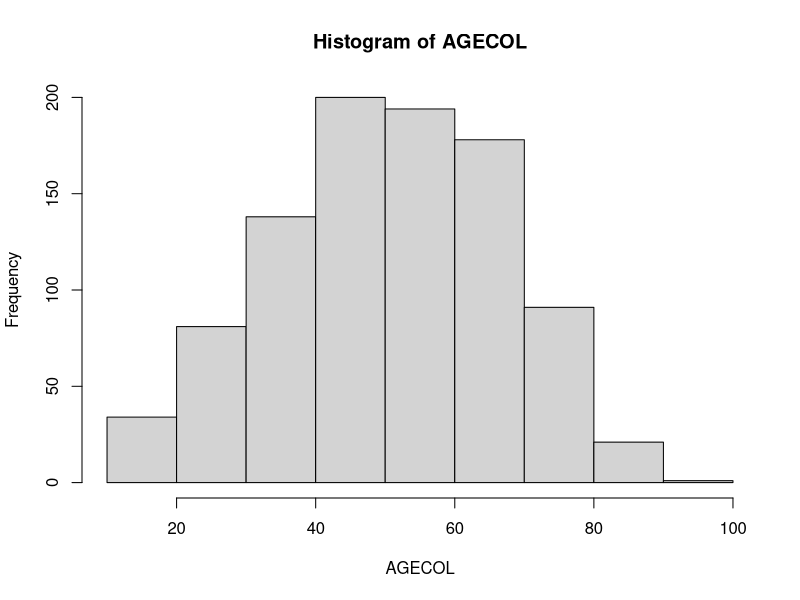

The R source for this figure: (Note: this script raises an error after producing the figure.)
## ---- chunk 1
data <- read.csv('dummy_data.csv')
class(data)
dim(data)
names(data)
head(data)
head(data$BMI)
## BMI
attach(data)
head(BMI)
## ---- chunk 2
summary(data)
summary(BMI)

mean(BMI)
mean(BMI,na.rm=T)
median(BMI,na.rm=T)
sd(BMI,na.rm=T)
## ---- chunk 3
hist(AGECOL)
## ---- chunk 4
boxplot(BMI~GOUT)
## ---- chunk 5
plot(AGECOL,BMI)

plot(AGECOL,BMI,col=SEX)
## ---- chunk 6
table(ETHCLASS)
barplot(table(ETHCLASS))

table(GOUT)
table(ETHCLASS,GOUT)
barplot(table(ETHCLASS,GOUT)[-4,])
t(table(ETHCLASS,GOUT)[-4,])
barplot(t(table(ETHCLASS,GOUT)[-4,]))

barplot(t(table(ETHCLASS,GOUT)[-4,]),beside=TRUE)

prop.table(table(ETHCLASS,GOUT)[-4,],2)
barplot(prop.table(table(ETHCLASS,GOUT)[-4,],2))

prop.table(table(ETHCLASS,GOUT)[-4,],1)
t(prop.table(table(ETHCLASS,GOUT)[-4,],1))
barplot(t(prop.table(table(ETHCLASS,GOUT)[-4,],1)))
## ---- chunk 7
hist(BMI)

## plot(density(BMI))

plot(density(BMI,na.rm=T))
## ---- chunk 8
par(mfrow=c(1,2))
hist(BMI)
plot(density(BMI,na.rm=T))
## ---- chunk 9
pdf(file='bmi_historgram.pdf', height=6, width=6)
hist(BMI)
dev.off()
